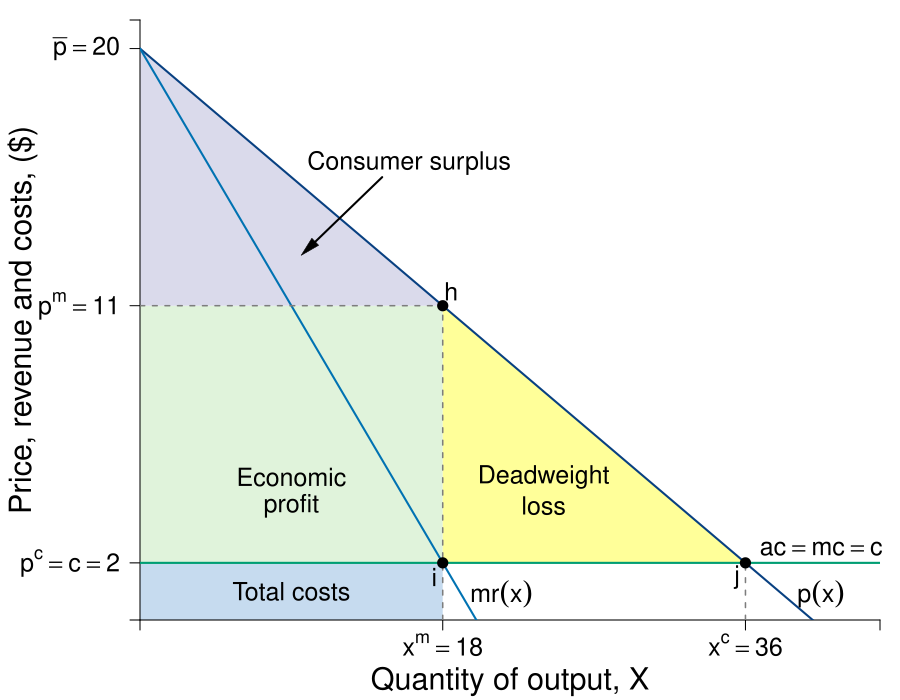

Recreate this plot in R.
#Graph Designer: Simon Halliday
#Authors: Bowles, Foley and Halliday
#Title: Coordination, Conflict and Competition: A Text in Microeconomics

require(shape)
pdf(file = "competitionmarkets/monopolist_deadweightloss_v2.pdf", width = 9, height = 7)

#Set parameters for graphics
pointsize <- 1.8
axislabelsize <- 1.8
labelsize <- 1.5
namesize <- 1.8
annotatesize <- 1.5
graphlinewidth <- 2
segmentlinewidth <- 1.5

COL <- c("#7fc97f", "#beaed4", "#fdc086", "#ffff99", "#386cb0", "#f0027f", "#bf5b17", "#666666")
COLA <- c("#e0f3db", "#99d8c9","#66c2a4","#41ae76", "#238b45", "#005824")
COLB <- c("#c6dbef", "#4eb3d3", "#2b8cbe", "#0868ac","#084081")
COLC <- c("#fcfbfd", "#efedf5", "#dadaeb", "#bcbddc", "#9e9ac8", "#807dba", "#6a51a3", "#54278f", "#3f007d")

#Edited the margins to cater for the larger LHS labels
par(mar =  c(4, 7, 1, 1))

AvgRevenue <- function(x, rmax = 20, xmax = 40){
  rmax - (rmax/xmax)*x
}

MRevenue <- function(x, rmax = 20, xmax = 40){
  rmax - 2*(rmax/xmax)*x
}

AvgCost <- function(x, c0 = 2, c1 = 4){
  c0/x + c1
}

xlims <- c(0, 44)
ylims <- c(0, 21)

npts <- 501 
x <- seq(xlims[1], xlims[2], length.out = npts)
y <- seq(ylims[1], ylims[2], length.out = npts) 
a <- c(13, 16.75, 19.25)

plot(0, 0, xlim = xlims, ylim = ylims, type = "n",
     xlab = expression(paste("")),
     ylab = expression(paste("")), 
     xaxt = "n", 
     yaxt = "n", 
     cex.lab = axislabelsize, 
     bty = "n",
     xaxs="i", 
     yaxs="i")

# ticksy <- seq(from = ylims[1], to = ylims[2], by = 1)
# ylabels <- seq(from = ylims[1], to = ylims[2], by = 1)
# ticksx <- seq(from = xlims[1], to = xlims[2], by = 1)
# xlabels <- seq(from = xlims[1], to = xlims[2], by = 1)
ticksy <- c(0, 2, AvgRevenue(x = 18), 20, ylims[2])
#ylabels <- c(NA, expression(paste(p,"*", phantom())), expression(paste(p^{m})), expression(paste(bar(p))))
ylabels <- c(NA, expression(paste(p^c==c, phantom()== 2)), expression(paste(p^{m}==11)), expression(paste(bar(p)==20)), NA)
ticksx <- c(0, 18, 36, xlims[2])
#xlabels <- c(NA, expression(paste(x^{m})), expression(paste(x^{c})), NA)
xlabels <- c(NA, expression(paste(x^{m} == 18)), expression(paste(x^{c}==36)), NA)

npts <- 500 
xx1 <- seq(xlims[1], xlims[2], length.out = npts)
xx3 <- seq(2, 6, length.out = npts)

#Draw the polygon for profit
xpoly1 <- c(0, 18, 18, 0, 0)
ypoly1 <- c(2, 2, AvgRevenue(x = 18), AvgRevenue(x = 18), 18)
polygon(x = xpoly1, y = ypoly1, col=COLA[1], density=NULL, border = NA)

#Draw the polygon for costs
xpoly2 <- c(0, 18, 18, 0, 0)
ypoly2 <- c(0, 0, 2, 2, 2)
polygon(x = xpoly2, y = ypoly2, col=COLB[1], density=NULL, border = NA)

#Draw the polygon for deadweight loss
xpoly3 <- c(18, 18, 36, 18)
ypoly3 <- c(2, AvgRevenue(x = 18), 2, 2)
polygon(x = xpoly3, y = ypoly3, col=COL[4], density=NULL, border = NA)

#Draw the polygon for consumer surplus
xpoly4 <- c(0, 18, 0, 0)
ypoly4 <- c(AvgRevenue(18), AvgRevenue(18), 20, AvgRevenue(18))
polygon(x = xpoly4, y = ypoly4, col=COLC[3], density=NULL, border = NA)

axis(1, at = ticksx, pos = 0, labels = xlabels, cex.axis = labelsize)
axis(2, at = ticksy, pos = 0, labels = ylabels, las = 1, cex.axis = labelsize)

#lines(xx1, bcA(xx1, w = 10, p = 1.5), col = COLB[3], lwd = graphlinewidth)
lines(xx1, AvgRevenue(xx1, rmax = 20, xmax = 40), col = COLB[5], lwd = graphlinewidth)
lines(xx1, MRevenue(xx1, rmax = 20, xmax = 40), col = COLB[4], lwd = graphlinewidth)
#lines(xx1, AvgCost(xx1, c0 = 2, c1 = 4), col = COLA[5], lwd = graphlinewidth)

#Label the axes
mtext(expression(paste("Quantity of output, ", X)), side=1, line = 3, cex = axislabelsize)
text(-7, 0.5*ylims[2], expression(paste("Price, Revenue and Costs, $")), xpd = TRUE, cex = axislabelsize, srt = 90) 

#Label curves
text(40.5, 2.5, expression(paste(ac == mc, phantom() == c)), cex = labelsize, xpd = TRUE)
text(40.5, 0.9, expression(paste(p(x))), cex = labelsize)
text(21.5, 0.9, expression(paste(mr(x))), cex = labelsize)


#Draw segments for total costs
segments(0, AvgRevenue(x = 18), 18, AvgRevenue(x = 18), lty = 2, col = "gray" , lwd = segmentlinewidth)
segments(18, 0, 18, AvgRevenue(x = 18), lty = 2, col = "gray" , lwd = segmentlinewidth)

#Marginal costs
segments(0, 2, xlims[2], 2, lty = 1, col = COL[1] , lwd = graphlinewidth)

#Segment for many firms comparison
segments(36, 0, 36, 2, lty = 2, col = "gray" , lwd = segmentlinewidth)

#Label Points for comparison
points(18, MRevenue(x = 18), pch = 16, col = "black", cex = 1.5)
text(18 -0.5, MRevenue(x = 18) - 0.5, expression(i), cex = labelsize)

points(18, AvgRevenue(x = 18), pch = 16, col = "black", cex = 1.5)
text(18 + 0.5, AvgRevenue(x = 18) + 0.5, expression(h), cex = labelsize)

#Label Points for comparison
points(36, AvgRevenue(x = 36), pch = 16, col = "black", cex = 1.5)
text(36 -0.5, AvgRevenue(x = 36) - 0.5, expression(j), cex = labelsize)

# Arrow to Consumer surplus
text(16, 16, expression(paste("Consumer surplus")), cex = labelsize)
Arrows(14.4, 15.5, 10, 13, col = "black", lty = 1, lwd = 2, arr.type = "triangle", arr.lwd = 0.5)

#Labels cost and profit areas
text(9, 1, expression("Total costs"), cex = labelsize)
text(9, 5, expression("Economic"), cex = labelsize)
text(9, 4, expression("profit"), cex = labelsize)
text(24, 5, expression(paste("Deadweight")), cex = labelsize)
text(24, 4, expression(paste("loss")), cex = labelsize)

#text(9, 7, expression(paste(dwl(x) == frac(1,2)*(p^{m} - c)*(x^{c} - x^{m}))), cex = labelsize)
#Arrows(7.4, 6.5, 5.4, 5, col = "black", lty = 1, lwd = 2, arr.type = "triangle", arr.lwd = 0.5)



dev.off()
